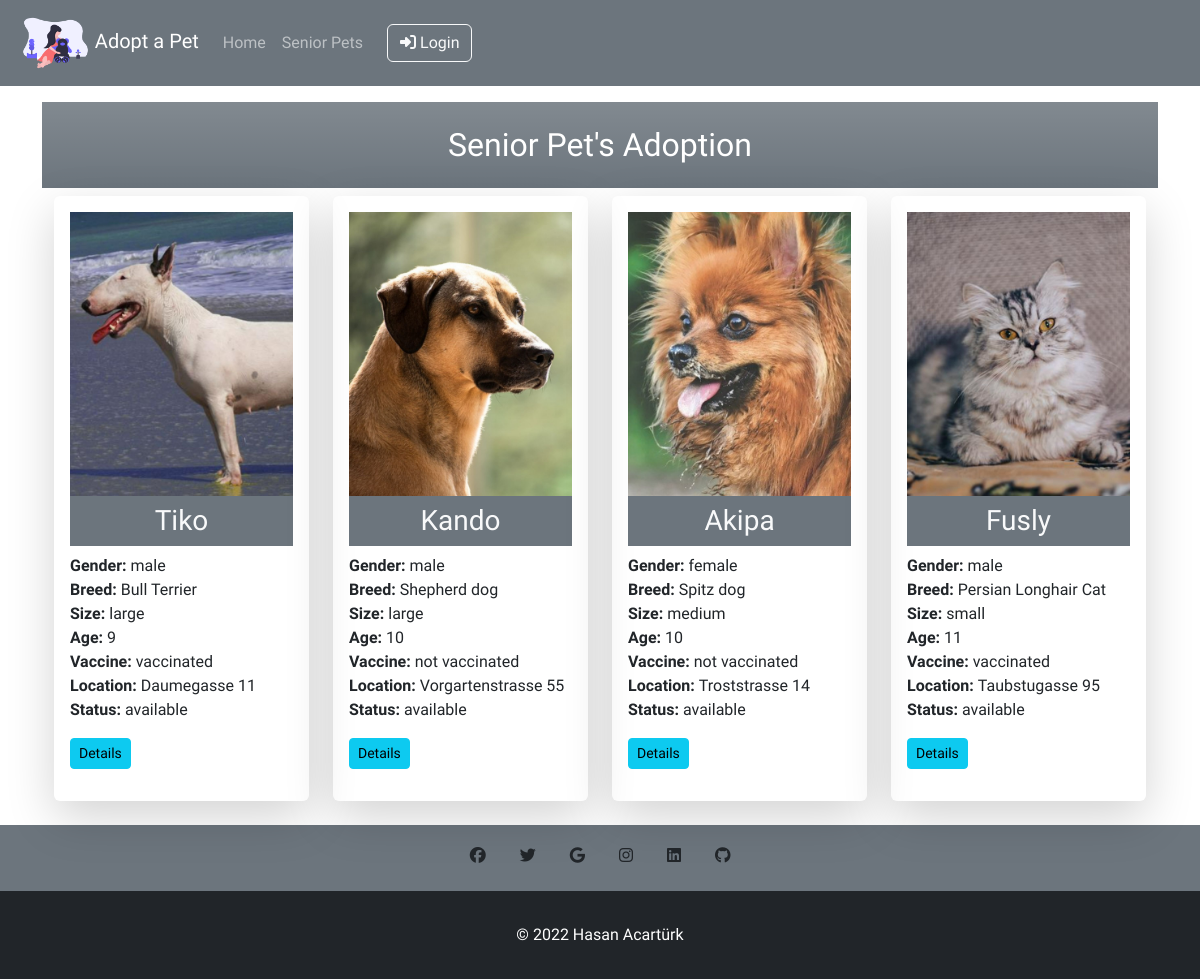
The app's page /senior.php with its own data.
### tables this page shows
CREATE TABLE `animals` (
  `id` int(11) NOT NULL,
  `name` varchar(90) NOT NULL,
  `gender` varchar(10) NOT NULL,
  `breed` varchar(70) NOT NULL,
  `size` varchar(15) NOT NULL,
  `age` tinyint(3) NOT NULL,
  `vaccine` enum('vaccinated','not vaccinated') DEFAULT 'vaccinated',
  `description` varchar(200) NOT NULL,
  `location` varchar(150) NOT NULL,
  `picture` varchar(255) NOT NULL,
  `status` enum('available','adopted') DEFAULT 'available'
);

### senior.php (the view, shortened to what this page needs)
<?php
require_once "actions/db_connect.php";
$sql = "SELECT * from animals WHERE age > 8";
$result = mysqli_query($connect, $sql);
$body = "";
if (mysqli_num_rows($result) > 0) {
    while ($row = mysqli_fetch_assoc($result)) {
        $body .= "<div class='col-xl-3 col-lg-4 col-md-6 mb-4'>
        <div class='bg-wight rounded shadow-lg p-3'>
            <img src='pictures/" . $row['picture'] . "' class='card-img-top d-none d-md-block' alt='...'>
            <div class='bg-secondary'>
                <h3 class='card-title text-light text-center p-2 mb-2'>" . $row['name'] . "</h3>
            </div>
            <div class='card-body'>
                <p class='card-text m-0'><strong>Gender: </strong> " . $row['gender'] . "</p>
                <p class='card-text m-0'><strong>Breed: </strong>" . $row['breed'] . "</p>
                <p class='card-text m-0'><strong>Size: </strong>" . $row['size'] . "</p>
                <p class='card-text m-0'><strong>Age: </strong> " . $row['age'] . "</p>
                <p class='card-text m-0'><strong>Vaccine: </strong>" . $row['vaccine'] . "</p>
                <p class='card-text m-0'><strong>Location: </strong>" . $row['location'] . "</p>
                <p class='card-text'><strong>Status: </strong>" . $row['status'] . "</p>
                <p><a href='details.php?id=" . $row['id'] . "'>
        <button class='btn btn-info btn-sm' type='button'>Details</button></a></p>
            </div>
        </div>
    </div>";
    }
} else {
    $body = "<tr><td colspan='11'><center>No Data Available </center></td></tr>";
}
?>
<!DOCTYPE html>
<html lang="en">
<head>
    <?php require_once "components/bootstrap.php" ?>
    <?php require_once "components/bootstrap_icons.php" ?>
    <?php require_once "components/animate.php" ?>
    <link rel="stylesheet" href="css/style.css">
</head>
<body>
    <?php require_once "components/navbar_u.php" ?>
    <div class="container manageCard w-100 mt-3">
        <p class='h2 text-center bg-secondary bg-gradient text-white p-4'> Senior Pet's Adoption</p>
        <section class="container">
            <div class="row">
                <?php echo $body ?>
            </div>
        </section>
    </div>
    <?php require_once "components/footer.php" ?>
</body>
</html>

### css/style.css (style rules this page uses)
* { font-family: "Courgette", cursive; list-style: none; text-decoration: none; }
a { text-decoration: none; list-style: none; }
.manageCard { margin: auto; }

### records on screen
animals: picture (picture), name "Tiko", gender "male", breed "Bull Terrier", size "large", age "9", vaccine "vaccinated", location "Daumegasse 11", status "available"
animals: picture (picture), name "Kando", gender "male", breed "Shepherd dog", size "large", age "10", vaccine "not vaccinated", location "Vorgartenstrasse 55", status "available"
animals: picture (picture), name "Akipa", gender "female", breed "Spitz dog", size "medium", age "10", vaccine "not vaccinated", location "Troststrasse 14", status "available"
animals: picture (picture), name "Fusly", gender "male", breed "Persian Longhair Cat", size "small", age "11", vaccine "vaccinated", location "Taubstugasse 95", status "available"
